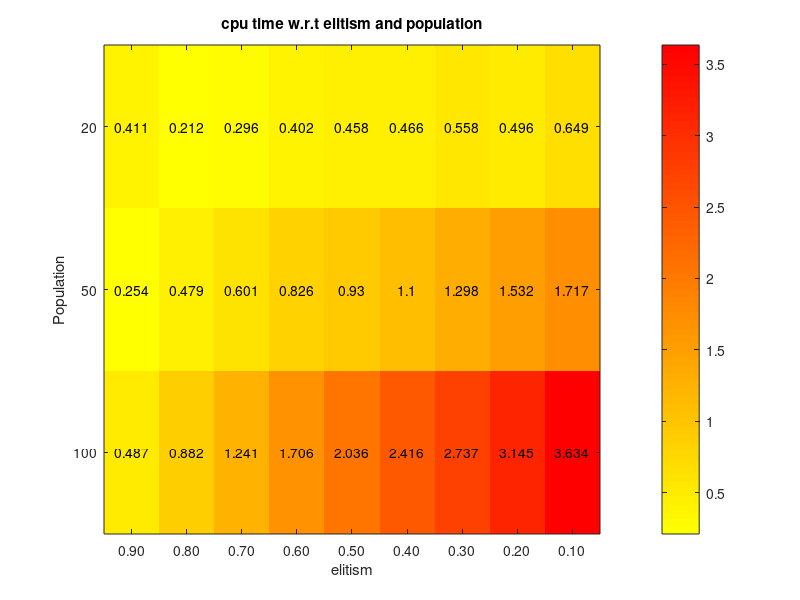

Recreate this plot in MATLAB.
f = figure;
m = [0.0610    0.0870    0.1500    0.1630    0.1480    0.1530    0.1370    0.1250    0.1110;
0.4470    0.4120    0.3880    0.3410    0.3110    0.2590    0.2360    0.1950    0.1700;
1.0490    0.9380    0.8370    0.7640    0.6680    0.5660    0.5010    0.3970    0.3030;
2.2130    1.9810    1.7710    1.5750    1.3350    1.1870    1.0010    0.8170    0.6160;
3.2620    2.8830    2.5300    2.2450    1.9750    1.7520    1.4060    1.1180    0.8460];

m = [21.5410         19.3245         20.3987   20.8432         20.3765   19.3146   19.1845   20.1579   19.1038;
21.1717   19.1517   19.5336   19.8236   19.0581   18.9530   18.9549   18.6556   19.0629;
18.0311   18.2603   18.5309   17.6052   17.1269   17.8511   17.1490   16.7859   16.8410;
19.2993   17.2620   17.6095   17.5153   15.7946   17.9154   16.7999   16.3549   16.2018;
18.0849   18.4329   17.1027   17.5665   16.9839   16.7974   16.6015   16.8080   16.6107];

m = [0.4110    0.2120    0.2960    0.4020    0.4580    0.4660    0.5580    0.4960    0.6490;
    0.2540    0.4790    0.6010    0.8260    0.9300    1.1000    1.2980    1.5320    1.7170;
    0.4870    0.8820    1.2410    1.7060    2.0360    2.4160    2.7370    3.1450    3.6340];

n = [24.1587   23.0733   21.7817   21.3192   20.2427   20.2897   19.7709         19.7394         19.3702;
   23.3713   21.8462   20.7962   20.0238   19.1145   19.3539   19.8029   18.6874   20.4482;
   23.0435   20.3435   21.1554   19.2910   18.9560   18.7897   18.0432   18.4117   20.1751];

xl = [90 80 70 60 50 40 30 20 10];
yl = [20 50 100];
x = [1 1 1 1 1 1 1 1 1 2 2 2 2 2 2 2 2 2 3 3 3 3 3 3 3 3 3 ];
y = [9 8 7 6 5 4 3 2 1 9 8 7 6 5 4 3 2 1 9 8 7 6 5 4 3 2 1 ];

y = flip(y);
t=num2cell(m);

t = cellfun(@num2str, t, 'UniformOutput', false); % convert to string
yes = {'20';'50';'100'};
names = {'0.90'; '0.80'; '0.70'; '0.60'; '0.50';'0.40'; '0.30'; '0.20'; '0.10'};
imagesc(m);
title('cpu time w.r.t elitism and population');

set(gca,'xtick',[1:9],'xticklabel',names);
set(gca,'ytick',[1:5],'yticklabel',yes);
xlabel('elitism');
ylabel('Population');
hold on
colormap(flipud(autumn))
%imshow(m);
text(y,x,t', 'HorizontalAlignment','center')
colorbar;
